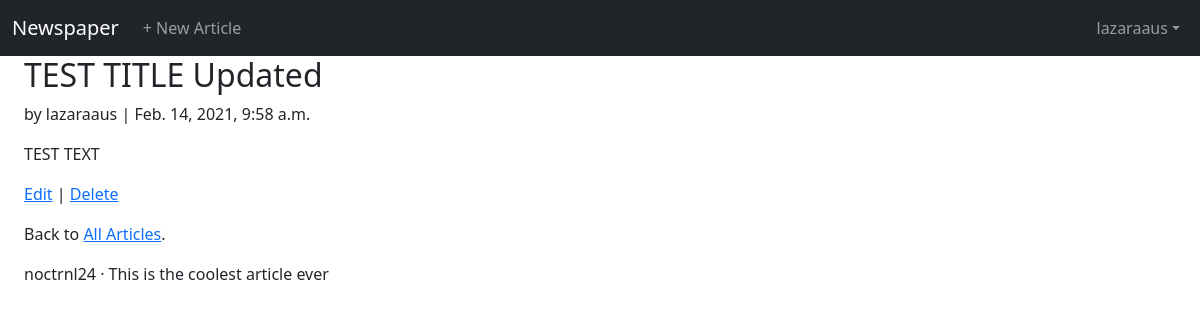
The app's page /articles/1/ (signed in) with its own data.
### accounts/models.py (models this page shows)
class CustomUser(AbstractUser):
    age = models.PositiveIntegerField(null=True, blank=True)

### articles/models.py (models this page shows, shortened)
class Article(models.Model):
    title = models.CharField(max_length=255)
    body = models.TextField()
    date = models.DateTimeField(auto_now_add=True)
    author = models.ForeignKey(get_user_model(), on_delete=models.CASCADE,)

class Comment(models.Model):
    article = models.ForeignKey(Article,
                                on_delete=models.CASCADE,
                                related_name='comments',
                                )
    comment = models.CharField(max_length=140)
    author = models.ForeignKey(
        get_user_model(),
        on_delete=models.CASCADE,
    )
    def __str__(self):
        return self.comment

### articles/views.py (the view)
# urls.py: path('<int:pk>/', ArticleDetailView.as_view(), name='article_detail'),
class ArticleDetailView(LoginRequiredMixin, DetailView):
    model = Article
    template_name = 'article_detail.html'
    context_object_name = 'article'

### templates/article_detail.html
{% extends 'base.html' %}
{% block content %}
<div class="container-fluid">
<div class="article-entry">
		<h2>{{ article.title }}</h2>
		<p> by {{ article.author }} | {{ article.date }}</p>
		<p>{{ article.body }}</p>
</div>
<p><a href="{%url 'article_edit' article.pk %}">Edit</a> |
	 <a href="{% url 'article_delete' article.pk %}">Delete</a></p>
<p>Back to <a href="{% url 'article_list' %}">All Articles</a>.</p>
</div>
{% for comment in article.comments.all %}
<div class="container-fluid">
	<p>
		<span class="font-weight-bold">
			{{ comment.author }} &middot;
		</span>
			{{ comment }}
	</p>
{% endfor %}
</div>
{% endblock content %}

### templates/base.html (shortened to what this page needs)
{% load static %}
<html>
<head>
	<link href="https://cdn.jsdelivr.net/npm/bootstrap@5.0.0-beta2/dist/css/bootstrap.min.css"
				rel="stylesheet"
>
</head>
<body>
	<nav class="navbar navbar-expand-lg navbar-dark bg-dark">
		<div class="container-fluid">
		<a class="navbar-brand" href="{% url 'home' %}">Newspaper</a>
			{% if user.is_authenticated %}
				<div class="collapse navbar-collapse">
				<ul class ="navbar-nav">
					<li class="nav-item">
						<a class="nav-link" href="{% url 'article_new' %}">+ New Article</a>
					</li>
				</ul>
				</div>
				<ul class="navbar-nav ml-auto">
					<li class="nav-item dropdown">
        			  		<a class="nav-link dropdown-toggle" href="#" id="navbarDropdown" role="button" data-bs-toggle="dropdown" aria-expanded="false">{{ user.username }}</a>
        			</li>
        		</ul>
				{% else %}
					<form class="justify-content-end">
						<a href="{% url 'login' %}" class="btn btn-outline-secondary">Log In</a>
						<a href="{% url 'signup' %}" class="btn btn-primary ml-2">Sign Up</a>
					</form>
				{% endif %}
		</div>
	</nav>
	<main>
		<div class="container-fluid">
		{% block content %}
		{% endblock content %}
		</div>
	</main>
</body>
</html>

### records on screen
CustomUser: username "lazaraaus"
Article: title "TEST TITLE Updated", author "lazaraaus", date "Feb. 14, 2021, 9:58 a.m.", body "TEST TEXT"
Comment: author "noctrnl24", comment "This is the coolest article ever"
